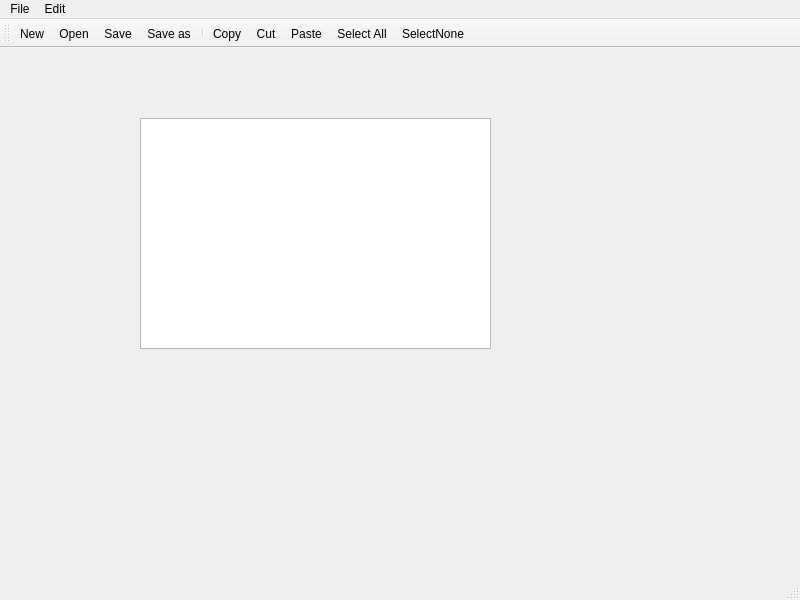
<?xml version="1.0" encoding="UTF-8"?>
<ui version="4.0">
 <class>MainWindow</class>
 <widget class="QMainWindow" name="MainWindow">
  <property name="geometry">
   <rect>
    <x>0</x>
    <y>0</y>
    <width>800</width>
    <height>600</height>
   </rect>
  </property>
  <property name="windowTitle">
   <string>MainWindow</string>
  </property>
  <widget class="QWidget" name="centralwidget">
   <widget class="QPlainTextEdit" name="plainTextEdit">
    <property name="geometry">
     <rect>
      <x>140</x>
      <y>70</y>
      <width>351</width>
      <height>231</height>
     </rect>
    </property>
   </widget>
  </widget>
  <widget class="QMenuBar" name="menubar">
   <property name="geometry">
    <rect>
     <x>0</x>
     <y>0</y>
     <width>800</width>
     <height>21</height>
    </rect>
   </property>
   <widget class="QMenu" name="menuFile">
    <property name="title">
     <string>File</string>
    </property>
    <addaction name="actionNew"/>
    <addaction name="actionOpen"/>
    <addaction name="actionSave"/>
    <addaction name="actionSave_as"/>
    <addaction name="separator"/>
    <addaction name="actionExit"/>
   </widget>
   <widget class="QMenu" name="menuEdit">
    <property name="title">
     <string>Edit</string>
    </property>
    <addaction name="actionCopy"/>
    <addaction name="actionCut"/>
    <addaction name="actionPaste"/>
    <addaction name="separator"/>
    <addaction name="actionSelect_All"/>
    <addaction name="actionSelectNone"/>
   </widget>
   <addaction name="menuFile"/>
   <addaction name="menuEdit"/>
  </widget>
  <widget class="QStatusBar" name="statusbar"/>
  <widget class="QToolBar" name="toolBar">
   <property name="windowTitle">
    <string>toolBar</string>
   </property>
   <attribute name="toolBarArea">
    <enum>TopToolBarArea</enum>
   </attribute>
   <attribute name="toolBarBreak">
    <bool>false</bool>
   </attribute>
   <addaction name="actionNew"/>
   <addaction name="actionOpen"/>
   <addaction name="actionSave"/>
   <addaction name="actionSave_as"/>
   <addaction name="separator"/>
   <addaction name="actionCopy"/>
   <addaction name="actionCut"/>
   <addaction name="actionPaste"/>
   <addaction name="actionSelect_All"/>
   <addaction name="actionSelectNone"/>
  </widget>
  <action name="actionNew">
   <property name="icon">
    <iconset resource="resources.qrc">
     <normaloff>:/files/images/new.png</normaloff>:/files/images/new.png</iconset>
   </property>
   <property name="text">
    <string>New</string>
   </property>
  </action>
  <action name="actionOpen">
   <property name="icon">
    <iconset resource="resources.qrc">
     <normaloff>:/files/images/open.png</normaloff>:/files/images/open.png</iconset>
   </property>
   <property name="text">
    <string>Open</string>
   </property>
  </action>
  <action name="actionSave">
   <property name="icon">
    <iconset resource="resources.qrc">
     <normaloff>:/files/images/save.png</normaloff>:/files/images/save.png</iconset>
   </property>
   <property name="text">
    <string>Save</string>
   </property>
  </action>
  <action name="actionSave_as">
   <property name="icon">
    <iconset resource="resources.qrc">
     <normaloff>:/files/images/saveas.png</normaloff>:/files/images/saveas.png</iconset>
   </property>
   <property name="text">
    <string>Save as</string>
   </property>
  </action>
  <action name="actionExit">
   <property name="text">
    <string>Exit</string>
   </property>
  </action>
  <action name="actionCopy">
   <property name="icon">
    <iconset resource="resources.qrc">
     <normaloff>:/files/images/copy.png</normaloff>:/files/images/copy.png</iconset>
   </property>
   <property name="text">
    <string>Copy</string>
   </property>
  </action>
  <action name="actionCut">
   <property name="icon">
    <iconset resource="resources.qrc">
     <normaloff>:/files/images/cut.png</normaloff>:/files/images/cut.png</iconset>
   </property>
   <property name="text">
    <string>Cut</string>
   </property>
  </action>
  <action name="actionPaste">
   <property name="icon">
    <iconset resource="resources.qrc">
     <normaloff>:/files/images/paste.png</normaloff>:/files/images/paste.png</iconset>
   </property>
   <property name="text">
    <string>Paste</string>
   </property>
  </action>
  <action name="actionSelect_All">
   <property name="icon">
    <iconset resource="resources.qrc">
     <normaloff>:/files/images/selectall.png</normaloff>:/files/images/selectall.png</iconset>
   </property>
   <property name="text">
    <string>Select All</string>
   </property>
  </action>
  <action name="actionSelectNone">
   <property name="icon">
    <iconset resource="resources.qrc">
     <normaloff>:/files/images/selectnone.png</normaloff>:/files/images/selectnone.png</iconset>
   </property>
   <property name="text">
    <string>SelectNone</string>
   </property>
  </action>
 </widget>
 <resources>
  <include location="resources.qrc"/>
 </resources>
 <connections/>
</ui>
